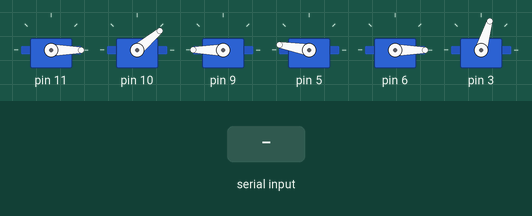
This sketch was run on a simulated Arduino Uno, built with avr-gcc and run on an emulated ATmega328P. Shown: 6 × servo. Inputs (shaded band) come from the test bench.

Above: at 7.2 s.
7.3 s: "90,45\n" received over Serial
At 7.79 s:
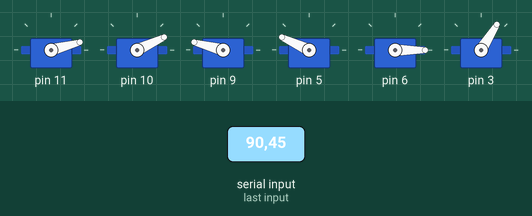
At 8.39 s:
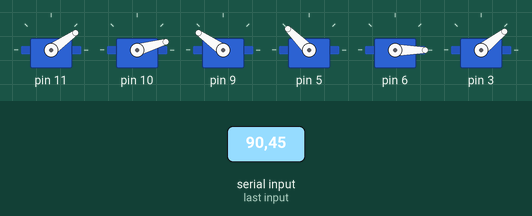
10.3 s: "30,150\n" received over Serial
At 12.89 s:
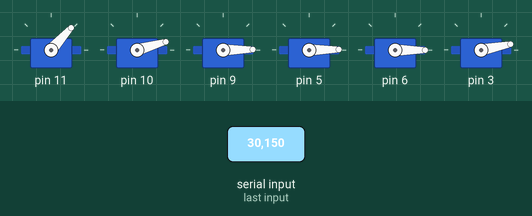
16.3 s: "5\n" received over Serial
Timing chart, 0 to 19.3 s (numbered marks = the images above; inputs shaded):
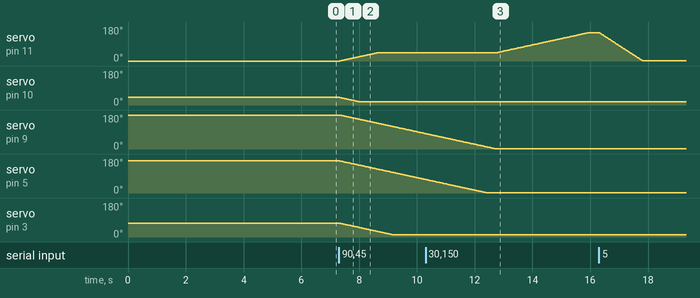

The sketch:

Arduino_serial_V3.ino
```cpp
#include <Braccio.h>
#include <Servo.h>

int commands[7]; //commands sent to robot
String strCommand;

Servo base;
Servo shoulder;
Servo elbow;
Servo wrist_rot;
Servo wrist_ver;
Servo gripper;

void setup()
{
  Braccio.begin();
  Serial.begin(9600);
}

void loop()
{
  if (Serial.available()) {
    strCommand = Serial.readStringUntil('\n');
    strCommand.trim();

    commands[0] = (strCommand.substring(0, 2)).toInt();

    for (int i = 0; i < 6; i++) {
      commands[i+1] = (strCommand.substring(4*i + 3, 4*i +7)).toInt();
    }
    Braccio.ServoMovement(commands[0], commands[1], commands[2], commands[3], commands[4], commands[5], commands[6]);
  }
}
```

Measured:
- after the input at 7.3 s, servo on pin 11: moves from 0° to 44° over 1.3 s, starting at once; servo on pin 10: moves from 40° to 16° over 0.70 s, starting at once
- after the input at 10.3 s, servo on pin 11: moves from 44° to 149° over 3.1 s, starting after 2.5 s
